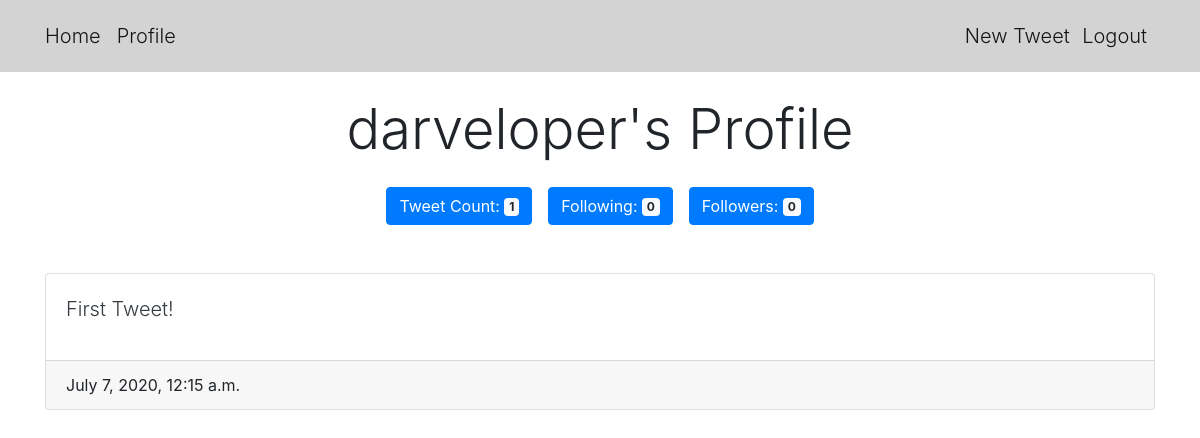
/user/1 (signed in), run on the app's committed database.
### twitteruser/models.py (models this page shows, shortened)
class CustomUser(AbstractBaseUser):
    email = models.EmailField(
        verbose_name='email address',
        max_length=255,
        unique=True
    )
    username = models.CharField(
        verbose_name='username',
        max_length=100,
        unique=True
    )
    followers = models.ManyToManyField('self', symmetrical=False, related_name='user_followers')
    following = models.ManyToManyField('self', symmetrical=False, related_name='user_following')
    active = models.BooleanField(default=True)
    staff = models.BooleanField(default=False)
    admin = models.BooleanField(default=False)
    USERNAME_FIELD = 'username'
    REQUIRED_FIELDS = ['email']
    @property
    def is_active(self):
        return self.active
    objects = UserManager()

### tweet/models.py (models this page shows)
class Tweet(models.Model):
    author = models.ForeignKey(CustomUser, default=None, on_delete=models.CASCADE)
    text = models.CharField(max_length=140)
    post_date = models.DateTimeField(default=timezone.now)
    def __str__(self):
        return self.text

### twitteruser/views.py (the view)
# urls.py: path('user/<int:user_id>', user_view),
def user_view(request, user_id):
    user = CustomUser.objects.get(id=user_id)
    tweets = Tweet.objects.filter(author=user).order_by("-post_date")
    logged_in_user = CustomUser.objects.get(id=request.user.id)
    is_following = logged_in_user.following.filter(id=user_id).exists()
    is_follower = logged_in_user.followers.all()
    return render(request, 'userpage.html', {
        'user': user,
        'tweets': tweets,
        'is_following': is_following,
        'is_follower': is_follower
    })

### twitteruser/templates/userpage.html (shortened to what this page needs)
{% extends 'base.html' %}
{% block content %}
<div class="container-fluid">
    <h1 class="text-center display-4 mt-4 mb-4">{{user.username}}'s Profile</h1>
    <div class="d-flex justify-content-center mb-5">
        <button type="button" class="btn btn-primary mx-2">
            Tweet Count: <span class="badge badge-light">{{tweets|length}}</span>
        </button>
        <button type="button" class="btn btn-primary mx-2">
            Following: <span class="badge badge-light">{{user.following.count}}</span>
        </button>
        <button type="button" class="btn btn-primary mx-2">
            Followers: <span class="badge badge-light">{{user.followers.count}}</span>
        </button>
    </div>
    <div class="container-fluid">
        {% for tweet in tweets %}
        <div class="card">
            <div class="card-body">
                <p><a class="lead text-dark" href='/tweet/{{tweet.id}}'>{{tweet}}</a></p>
            </div>
            <div class="card-footer">
                <span class="">{{tweet.post_date}}</span>
            </div>
        </div>
        {% endfor %}
    </div>
</div>
{% endblock %}

### data on the page
CustomUser: username "darveloper", following.count "0", followers.count "0"
Tweet: text "First Tweet!", post_date "July 7, 2020, 12:15 a.m."

### other printed values
{{ tweets|length }} "1"
